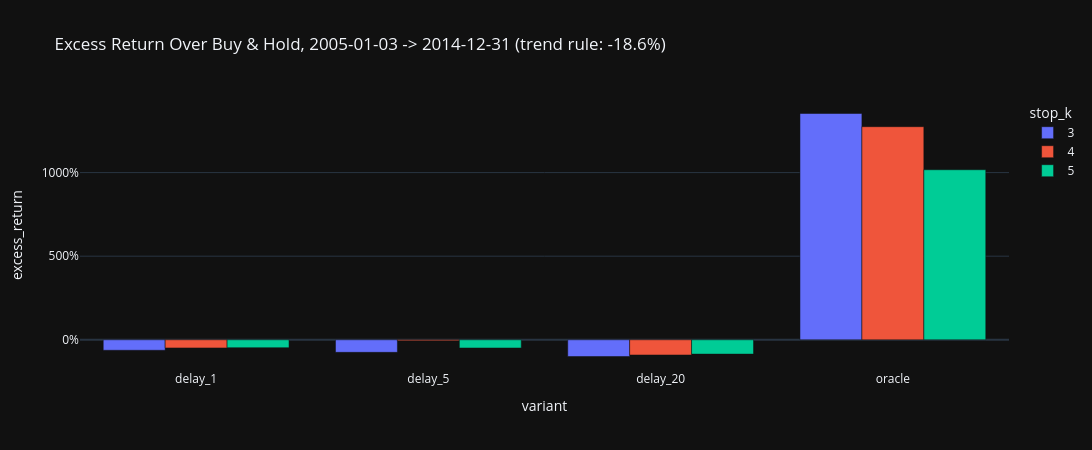

Source (notebook cell):
### Code cell
"""
Reading the table:
    - excess_return of delay_1 / delay_5 / delay_20: what the stop does on its own (usually negative: whipsaws).
    - excess_return of oracle: the ceiling for this k. If it is negative, stop here for this k.
    - mean_share_gain_pct and positive_episode_pct: how often and by how much the strategy bought back lower than it sold.
"""
# CREATE A FIGURE OF THE EXCESS RETURN PER VARIANT AND k
plot_pdf = mechanism_pdf[mechanism_pdf["stop_k"].notna()].assign(stop_k=lambda df: df["stop_k"].astype(int).astype(str))
fig = px.bar(plot_pdf, x="variant", y="excess_return", color="stop_k", barmode="group", template="plotly_dark", width=1100, height=450,
             title=f"Excess Return Over Buy & Hold, {exploration_start_str} -> {exploration_end_str} (trend rule: {mechanism_pdf.loc[mechanism_pdf['variant'].str.startswith('trend'), 'excess_return'].iloc[0]:.1%})")
fig.update_layout(yaxis_tickformat=".0%")
fig.show()

### Figure 1 — Plotly figure (JSON) as saved in the notebook; plotly's stock layout.template omitted (floating-point values rounded to 4 significant figures)
{"data": [{"alignmentgroup": "True", "hovertemplate": "stop_k=3<br>variant=%{x}<br>excess_return=%{y}<extra></extra>", "legendgroup": "3", "marker": {"color": "#636efa", "pattern": {"shape": ""}}, "name": "3", "offsetgroup": "3", "orientation": "v", "showlegend": true, "textposition": "auto", "type": "bar", "x": ["delay_1", "delay_5", "delay_20", "oracle"], "xaxis": "x", "y": [-0.6254, -0.7509, -0.9996, 13.54], "yaxis": "y"}, {"alignmentgroup": "True", "hovertemplate": "stop_k=4<br>variant=%{x}<br>excess_return=%{y}<extra></extra>", "legendgroup": "4", "marker": {"color": "#EF553B", "pattern": {"shape": ""}}, "name": "4", "offsetgroup": "4", "orientation": "v", "showlegend": true, "textposition": "auto", "type": "bar", "x": ["delay_1", "delay_5", "delay_20", "oracle"], "xaxis": "x", "y": [-0.4856, -0.06108, -0.9084, 12.75], "yaxis": "y"}, {"alignmentgroup": "True", "hovertemplate": "stop_k=5<br>variant=%{x}<br>excess_return=%{y}<extra></extra>", "legendgroup": "5", "marker": {"color": "#00cc96", "pattern": {"shape": ""}}, "name": "5", "offsetgroup": "5", "orientation": "v", "showlegend": true, "textposition": "auto", "type": "bar", "x": ["delay_1", "delay_5", "delay_20", "oracle"], "xaxis": "x", "y": [-0.4705, -0.4897, -0.8559, 10.17], "yaxis": "y"}], "layout": {"barmode": "group", "height": 450, "legend": {"title": {"text": "stop_k"}, "tracegroupgap": 0}, "title": {"text": "Excess Return Over Buy & Hold, 2005-01-03 -> 2014-12-31 (trend rule: -18.6%)"}, "width": 1100, "xaxis": {"anchor": "y", "domain": [0, 1], "title": {"text": "variant"}}, "yaxis": {"anchor": "x", "domain": [0, 1], "tickformat": ".0%", "title": {"text": "excess_return"}}}}
